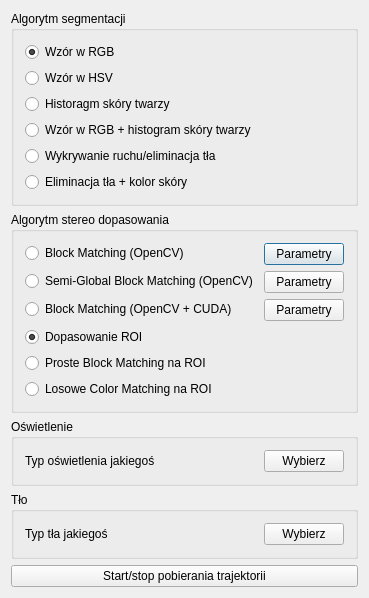
<?xml version="1.0" encoding="UTF-8"?>
<ui version="4.0">
 <class>AlgorithmsDialog</class>
 <widget class="QDialog" name="AlgorithmsDialog">
  <property name="geometry">
   <rect>
    <x>0</x>
    <y>0</y>
    <width>320</width>
    <height>496</height>
   </rect>
  </property>
  <property name="windowTitle">
   <string>Algorytmy</string>
  </property>
  <layout class="QVBoxLayout" name="verticalLayout">
   <item>
    <widget class="QGroupBox" name="groupBoxSegmentation">
     <property name="title">
      <string>Algorytm segmentacji</string>
     </property>
     <layout class="QVBoxLayout" name="verticalLayout_2">
      <item>
       <widget class="QRadioButton" name="radioButtonSegm0">
        <property name="text">
         <string>Wzór w RGB</string>
        </property>
        <property name="checked">
         <bool>true</bool>
        </property>
       </widget>
      </item>
      <item>
       <widget class="QRadioButton" name="radioButtonSegm1">
        <property name="text">
         <string>Wzór w HSV</string>
        </property>
       </widget>
      </item>
      <item>
       <widget class="QRadioButton" name="radioButtonSegm2">
        <property name="text">
         <string>Historagm skóry twarzy</string>
        </property>
       </widget>
      </item>
      <item>
       <widget class="QRadioButton" name="radioButtonSegm3">
        <property name="text">
         <string>Wzór w RGB + histogram skóry twarzy</string>
        </property>
       </widget>
      </item>
      <item>
       <widget class="QRadioButton" name="radioButtonSegm4">
        <property name="text">
         <string>Wykrywanie ruchu/eliminacja tła</string>
        </property>
       </widget>
      </item>
      <item>
       <widget class="QRadioButton" name="radioButtonSegm5">
        <property name="text">
         <string>Eliminacja tła + kolor skóry</string>
        </property>
       </widget>
      </item>
     </layout>
    </widget>
   </item>
   <item>
    <widget class="QGroupBox" name="groupBoxStereo">
     <property name="title">
      <string>Algorytm stereo dopasowania</string>
     </property>
     <layout class="QFormLayout" name="formLayout">
      <property name="fieldGrowthPolicy">
       <enum>QFormLayout::AllNonFixedFieldsGrow</enum>
      </property>
      <item row="0" column="0">
       <widget class="QRadioButton" name="radioButtonStereo0">
        <property name="text">
         <string>Block Matching (OpenCV)</string>
        </property>
       </widget>
      </item>
      <item row="0" column="1">
       <widget class="QPushButton" name="bmParamsButton">
        <property name="text">
         <string>Parametry</string>
        </property>
       </widget>
      </item>
      <item row="1" column="0">
       <widget class="QRadioButton" name="radioButtonStereo1">
        <property name="text">
         <string>Semi-Global Block Matching (OpenCV)</string>
        </property>
       </widget>
      </item>
      <item row="1" column="1">
       <widget class="QPushButton" name="sgbmParamsButton">
        <property name="text">
         <string>Parametry</string>
        </property>
       </widget>
      </item>
      <item row="3" column="0">
       <widget class="QRadioButton" name="radioButtonStereo3">
        <property name="text">
         <string>Dopasowanie ROI</string>
        </property>
        <property name="checked">
         <bool>true</bool>
        </property>
       </widget>
      </item>
      <item row="4" column="0">
       <widget class="QRadioButton" name="radioButtonStereo4">
        <property name="text">
         <string>Proste Block Matching na ROI</string>
        </property>
       </widget>
      </item>
      <item row="5" column="0">
       <widget class="QRadioButton" name="radioButtonStereo5">
        <property name="text">
         <string>Losowe Color Matching na ROI</string>
        </property>
       </widget>
      </item>
      <item row="2" column="0">
       <widget class="QRadioButton" name="radioButtonStereo2">
        <property name="text">
         <string>Block Matching (OpenCV + CUDA)</string>
        </property>
       </widget>
      </item>
      <item row="2" column="1">
       <widget class="QPushButton" name="cudaParamsButton">
        <property name="text">
         <string>Parametry</string>
        </property>
       </widget>
      </item>
     </layout>
    </widget>
   </item>
   <item>
    <widget class="QGroupBox" name="groupBoxLight">
     <property name="title">
      <string>Oświetlenie</string>
     </property>
     <layout class="QHBoxLayout" name="horizontalLayout">
      <item>
       <widget class="QLabel" name="labelLight">
        <property name="text">
         <string>Typ oświetlenia jakiegoś</string>
        </property>
       </widget>
      </item>
      <item>
       <widget class="QPushButton" name="buttonGetLight">
        <property name="maximumSize">
         <size>
          <width>80</width>
          <height>16777215</height>
         </size>
        </property>
        <property name="text">
         <string>Wybierz</string>
        </property>
       </widget>
      </item>
     </layout>
    </widget>
   </item>
   <item>
    <widget class="QGroupBox" name="groupBoxBkg">
     <property name="title">
      <string>Tło</string>
     </property>
     <layout class="QHBoxLayout" name="horizontalLayout_2">
      <item>
       <widget class="QLabel" name="labelBkg">
        <property name="text">
         <string>Typ tła jakiegoś</string>
        </property>
       </widget>
      </item>
      <item>
       <widget class="QPushButton" name="buttonGetBkg">
        <property name="maximumSize">
         <size>
          <width>80</width>
          <height>16777215</height>
         </size>
        </property>
        <property name="text">
         <string>Wybierz</string>
        </property>
       </widget>
      </item>
     </layout>
    </widget>
   </item>
   <item>
    <widget class="QPushButton" name="startStopTrajectoryButton">
     <property name="text">
      <string>Start/stop pobierania trajektorii</string>
     </property>
    </widget>
   </item>
  </layout>
 </widget>
 <layoutdefault spacing="6" margin="11"/>
 <resources/>
 <connections/>
</ui>
